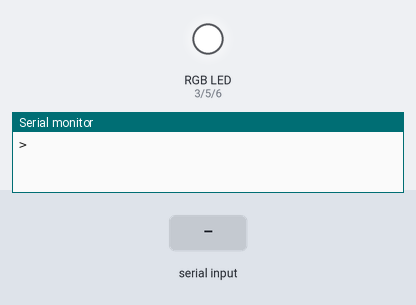
Simulated run of this sketch. Board: Arduino Uno, built with avr-gcc and run on an emulated ATmega328P. Parts: an RGB LED mixed from three pins (HIGH = lit), the last lines printed to the serial monitor. The test bench sets the inputs (shaded band).

Above: at 1.2 s.
1.3 s: "f90\n" received over Serial
At 1.45 s:
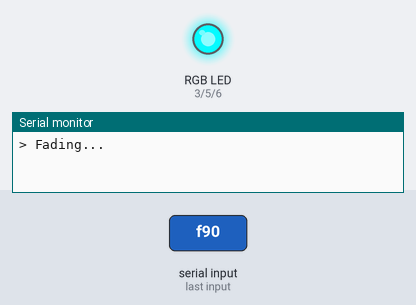
At 2.65 s:
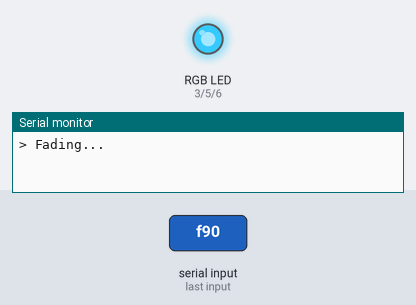
Timing chart, 0 to 21.9 s (numbered marks = the images above; inputs shaded):
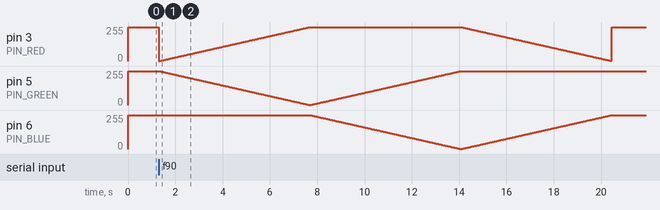

The sketch:

serial2rgb.ino
```cpp
/* RGB led test */


#define PIN_RED 3
#define PIN_GREEN 5
#define PIN_BLUE 6

#define SERIAL_SPEED 9600
#define SERIAL_DEBUG 1
#define SERIAL_MAX_LEN 20

#define FADE_DELAY 25

uint8_t r,g,b;
char c;
boolean verbose=false;

void setup()
{
#ifdef SERIAL_DEBUG
   Serial.begin(SERIAL_SPEED);
   Serial.print ("> ");
#endif // SERIAL_DEBUG

   // set pins mode
   pinMode(PIN_RED,   OUTPUT);
   pinMode(PIN_GREEN, OUTPUT);
   pinMode(PIN_BLUE,  OUTPUT);
   setColor (0,0,0);
}

void loop()
{
#ifdef SERIAL_DEBUG

   r = g = b = 0;

   /* get commands from serial line */
   if (Serial.available() > 0)
   {
      c = Serial.read();
      switch (c)
      {
         case 'h': // usage
            Serial.read();
            usage();
            break;
         case 'c': // set a color
            r = Serial.parseInt ();
            g = Serial.parseInt ();
            b = Serial.parseInt ();
            if (Serial.read() == '\n') {
               Serial.print(r,HEX); Serial.print(",");
               Serial.print(g,HEX); Serial.print(",");
               Serial.println(b,HEX);
               setColor (r, g, b);
            }
            break;
         case 'v': // be more/less verbose
            Serial.read();
            verbose = ! verbose;
            Serial.print ("Verbose: ");
            Serial.println (verbose);
            break;
         case 'f': // do a color fade
            Serial.read();
            Serial.println("Fading...");
            fade();
            break;
         default:
            Serial.read();
            Serial.print ("Unknown command: ");
            Serial.println (c);
            break;
      }
      //       Serial.write(Serial.peek()); // echo 1st char
      Serial.print ("> ");
   }
#endif // SERIAL_DEBUG

   /* main NFC code */

} // main


/**  set the RGB LED color
 * @param red the R value (0-255)
 * @param green the G value
 * @param blue the B value
 */
void setColor(uint8_t red, uint8_t green, uint8_t blue)
{
   // anode commune, on inverse les valeurs
   analogWrite (PIN_RED,   255 - red);
   analogWrite (PIN_GREEN, 255 - green);
   analogWrite (PIN_BLUE,  255 - blue);
}

#ifdef SERIAL_DEBUG
void usage(void)
{
   Serial.println ("h: usage");
   Serial.println ("c R G B: set a color");
   Serial.println ("v: toogle verbose");
   Serial.println ("f: fade");
}

void fade(void)
{
   /* Fading colors
    * R \ _ /
    * G / \ _
    * B _ / \
    */
   for (r=255, g=0, b=0 ; g < 255 ; r--, g++)
   {
      setColor (r, g, b);
      delay(FADE_DELAY);
   }
   for ( ; b < 255 ; g--, b++)
   {
      setColor (r, g, b);
      delay(FADE_DELAY);
   }
   for ( ; r < 255 ; r++, b--)
   {
      setColor (r, g, b);
      delay(FADE_DELAY);
   }
   setColor (0, 0, 0);
}//fade

#endif // SERIAL_DEBUG
```
